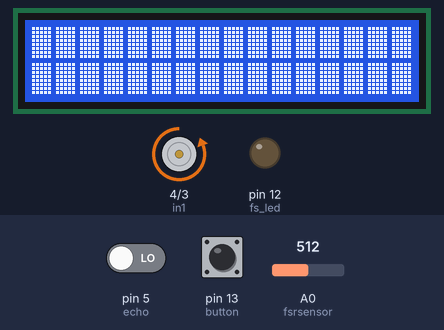
Bench run of a sketch on a simulated Arduino Uno, built with avr-gcc and run on an emulated ATmega328P. Parts: 16×2 character LCD, motor-driver pin pairs drawn as motors (green arrow = first pin HIGH = forward, orange = second pin HIGH = backward, longer = more drive, scaled by the enable pin), output pins drawn as LEDs (lit = HIGH). The inputs (shaded band) are chosen by the test bench; at power-on: A0 (fsrsensor) = 512, pin 13 (button) HIGH, pin 5 (echo) LOW. Pins used as bus, display or sensor lines are not drawn; what the sketch prints to the serial monitor is not drawn.

Above: at 3.7 s.
3.8 s: A0 (fsrsensor) set to 883
6.4 s: A0 (fsrsensor) set to 911
At 7.2 s:
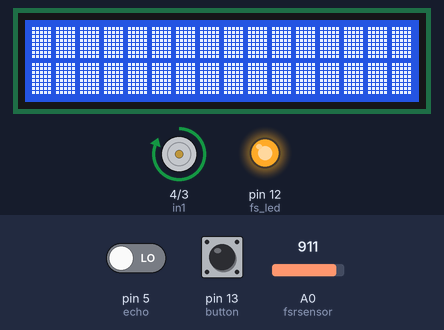
8.3 s: A0 (fsrsensor) set to 900
13.5 s: pin 13 (button) pulled LOW for 3.2 s
At 20.4 s:
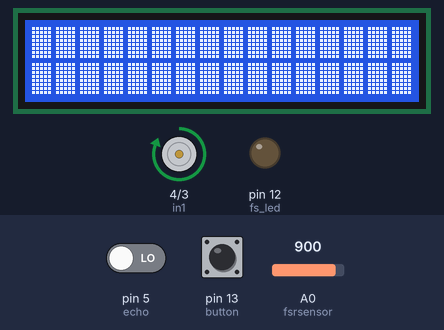
21.4 s: A0 (fsrsensor) set to 1023
At 27.0 s:
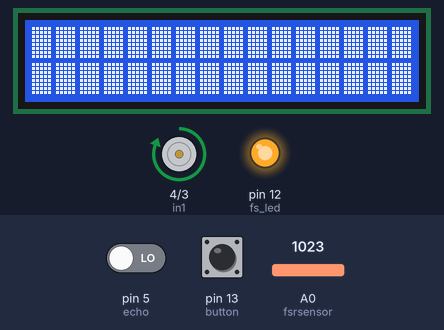
Timing chart, 0 to 27.6 s (numbered marks = the images above; inputs shaded):
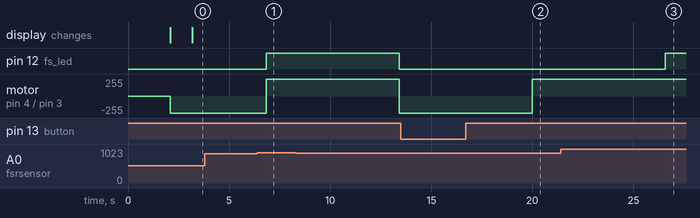

The sketch:

mot.ino
```cpp
#include <LiquidCrystal_I2C.h>

LiquidCrystal_I2C lcd(0x27, 16, 2);

int fsrsensor = A0;
int ena = 2;
int in2 = 3;
int in1 = 4;
int button = 13;
int fs_led = 12;
int echo = 5;
int trig = 6;


bool warning = false;
bool push = false;
int trash_mount = 0;

byte quadrilateral[8] = {
  B11111,
  B11111,
  B11111,
  B11111,
  B11111,
  B11111,
  B11111,
  B11111
};

void setup() {
  Serial.begin(9600);
  pinMode(ena, OUTPUT);
  pinMode(in2, OUTPUT);
  pinMode(in1, OUTPUT);
  pinMode(fs_led, OUTPUT);
  pinMode(button, INPUT_PULLUP);
  pinMode(trig, OUTPUT);
  pinMode(echo, INPUT);
  digitalWrite(ena, 255);
  lcd.begin();
  lcd.createChar(0, quadrilateral);
  logo();
}

void logo(){
  lcd.setCursor(0, 0);
  lcd.print("Freeze Compress");
  lcd.setCursor(2, 1);
  lcd.print("Trash Can v1");
  delay(2000);
  lcd.clear();
}

void trash_size(int dis){
  trash_mount = dis;
  lcd.clear();
  for(int i = 0; i <= dis; i++){
    lcd.setCursor(i,0);
    lcd.write(byte(0));
    lcd.setCursor(i,1);
    lcd.write(byte(0));
  }
  delay(500);
}

void loop() {
  int button_status = digitalRead(button);
  int fsr_status = analogRead(fsrsensor);

  if(fsr_status > 900){
    analogWrite(fs_led, 255);
    warning = true;
  }
  else
    analogWrite(fs_led, 0);

  if(warning){
    digitalWrite(in1, HIGH);
    digitalWrite(in2, LOW);
    delay(5000);
    warning = false;
  }
  else if(button_status){
    digitalWrite(in1, LOW);
    digitalWrite(in2, HIGH);
  }
  else if(trash_mount > 12 && !push){
    push = true;
    digitalWrite(in1, LOW);
    digitalWrite(in2, HIGH);
    delay(5000);
    digitalWrite(in1, HIGH);
    digitalWrite(in2, LOW);
    delay(5000);
  }
  else{
    digitalWrite(in1, HIGH);
    digitalWrite(in2, LOW);
  }

  digitalWrite(trig, LOW);
  delay(2);
  digitalWrite(trig, HIGH);
  delay(10);
  digitalWrite(trig, LOW);
  float dis = ((float)(340*pulseIn(echo, HIGH))/10000)/2;
  trash_size((36-dis)/2.125);
  Serial.println(dis);
  Serial.println((36-dis)/2.125);

  if(millis()%100000/10000 == 9){
    push = false;
  }

}
```

Measured:
- the behaviour switches between 900 and 901 on A0 (fsrsensor) (found by bisection; images 0 and 1)
- after the input at 3.8 s, every drawn part: stays the same
- after the input at 6.4 s, pin 12 (fs_led): LOW → HIGH after 0.43 s; motor on pin 4 (in1) / pin 3 (in2): backward 255/255 → forward 255/255 after 0.43 s
- after the input at 8.3 s, pin 12 (fs_led): HIGH → LOW after 5.1 s; motor on pin 4 (in1) / pin 3 (in2): forward 255/255 → backward 255/255 after 5.1 s
- after the input at 13.5 s, motor on pin 4 (in1) / pin 3 (in2): backward 255/255 → forward 255/255 after 6.5 s
- after the input at 21.4 s, pin 12 (fs_led): LOW → HIGH after 5.2 s; motor on pin 4 (in1) / pin 3 (in2): stays forward 255/255 (without the input it goes to backward 255/255 after 5.2 s)
